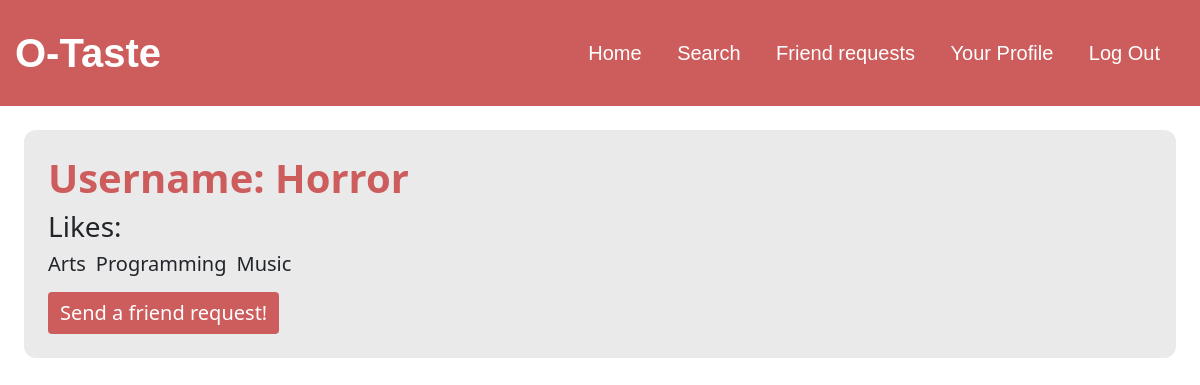
The app's page /other_profile?userId=1 (signed in) with its own data.
### tables this page shows
CREATE TABLE users (id INTEGER PRIMARY KEY AUTOINCREMENT NOT NULL, username TEXT NOT NULL, hash TEXT NOT NULL, birthday text not null, gender text not null, email text not null);

CREATE TABLE "areas" (id integer primary key autoincrement not null, name text(50) not null);

### app.py (the view)
@app.route("/other_profile")
def other_profile():
    def set_profile(id):
        friends = False
        request_sent = False
        request_received = False
        rows = db.execute("SELECT username, email FROM users WHERE id = ?", id)
        user = rows[0]
        user_interests = db.execute("SELECT a.name FROM interests i join areas a on a.id = i.areaId WHERE i.userId = ?", id)
        interests = db.execute("SELECT name FROM areas order by name")
        user_friends = db.execute("select u.username from users u join connections c on c.connectionId = u.id where c.userId = ?", id)
        rows = db.execute("select id, date from connections where userId = ? and connectionId = ?", id, session["user_id"])
        if rows:
            friends = True
            user["date"] = rows[0]["date"]
        else:
            rows = db.execute("select id from friendRequest where senderId = ? and receiverId = ?", session["user_id"], id)
            if rows:
                request_sent = True
            else:
                rows = db.execute("select id from friendRequest where senderId = ? and receiverId = ?", id, session["user_id"])
                if rows:
                    request_received = True
        return user, user_interests, interests, user_friends, friends, request_sent, request_received
    id = request.args.get("userId")
    user, user_interests, interests, user_friends, friends, request_sent, request_received = set_profile(id)
    return render_template(
        "other_profile.html",
        user=user,
        user_interests=user_interests,
        interests=interests,
        user_friends=user_friends,
        id=id,
        friends=friends,
        request_sent=request_sent,
        request_received=request_received
        ), 200

### app.py (called while the page is built)
@app.after_request
def after_request(response):
    response.headers["Cache-Control"] = "no-cache, no-store, must-revalidate"
    response.headers["Expires"] = 0
    response.headers["Pragma"] = "no-cache"
    return response

### templates/other_profile.html (shortened to what this page needs)
{% extends "layout.html" %}
{% block main %}
    <div class="mx-4 my-4">
        <section class="background px-4 py-4 mb-2">
            <h1 class="title">Username: {{ user.username }}</h1>
            <h3>Likes: </h3>
            {% if user_interests %}
                <div class="mb-4">
                    {% for interest in user_interests %}
                        <h5 class="like-display"> {{ interest.name }} </h5>
                    {% endfor %}
                </div>
            {% else %}
                <p>They have no interests</p>
            {% endif %}
            <br>
            <div class="text-left">
                {% if friends %}
                    <p>friends since {{ user.date }}</p>
                    <form action="/delete_friend"  method="post">
                        <input type="hidden" name="userId" value="{{ id }}">
                        <button class="btn btn-primary-name" type="submit" style="background-color: indianred; color: white; border:none; font-size: 20px;">Delete friend</button>
                    </form>
                {% else %}
                    {% if request_received  %}
                        <form action="/accept_request"  method="post">
                            <input type="hidden" name="userId" value="{{ id }}">
                            <button class="btn btn-primary-name" type="submit" style="background-color: indianred; color: white; border:none; font-size: 20px;">Accept friend request!</button>
                        </form>
                    {% elif not request_sent %}
                        <form action="/send_request"  method="post">
                            <button class="btn btn-primary-name" type="submit" style="background-color: indianred; color: white; border:none; font-size: 20px;">Send a friend request!</button>
                        </form>
                    {% else %}
                        <p>Friend request sent</p>
                    {% endif %}
                {% endif %}
            </div>
        </section>
    </div>
{% endblock %}

### static/styles.css (style rules this page uses)
.background { background-color: rgb(235, 234, 234); border-radius: 12px; }
.like-display { float: left; margin-right: 10px; }
.title { color: indianred; font-weight: bold; }

### records on screen
users: username "Horror"
areas: name "Arts"
areas: name "Programming"
areas: name "Music"
